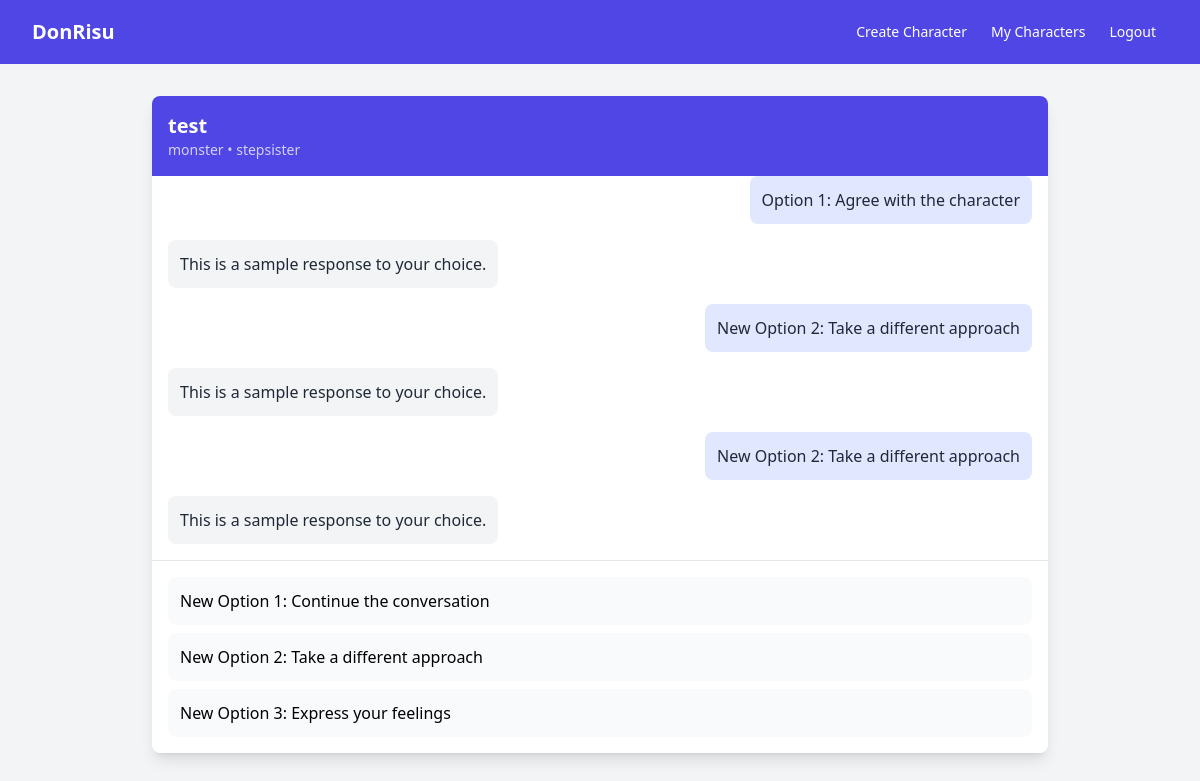
Page /chat/character/1/ (signed in) on the committed database.
### apps/chat/models.py (models this page shows, shortened)
class Character(models.Model):
    SPECIES_CHOICES = [
        ('human', 'Human'),
        ('elf', 'Elf'),
        ('vampire', 'Vampire'),
    ]
    BACKGROUND_CHOICES = [
        ('real_life', 'Real Life'),
        ('fantasy', 'Fantasy'),
        ('school', 'School'),
    ]
    RELATIONSHIP_CHOICES = [
        ('bully', 'Bully Girl'),
        ('best_friend', 'Best Friend'),
        ('stepmom', 'Stepmom'),
    ]
    DYNAMIC_CHOICES = [
        ('thunder', 'Thunder'),
        ('submissive', 'Submissive'),
        ('dominant', 'Dominant'),
        ('ntr', 'NTR'),
    ]
    APPEARANCE_CHOICES = [
        ('appearance1', 'Classic and elegant'),
        ('appearance2', 'Modern and stylish'),
        ('appearance3', 'Casual and friendly'),
        ('appearance4', 'Mysterious and alluring'),
    ]
    user = models.ForeignKey(User, on_delete=models.CASCADE, related_name='characters')
    name = models.CharField(max_length=100)
    species = models.CharField(max_length=20, choices=SPECIES_CHOICES)
    appearance = models.CharField(max_length=20, choices=APPEARANCE_CHOICES)
    background = models.CharField(max_length=20, choices=BACKGROUND_CHOICES)
    relationship = models.CharField(max_length=20, choices=RELATIONSHIP_CHOICES)
    dynamic = models.CharField(max_length=20, choices=DYNAMIC_CHOICES)
    created_at = models.DateTimeField(auto_now_add=True)

class ChatMessage(models.Model):
    character = models.ForeignKey(Character, on_delete=models.CASCADE, related_name='messages')
    user = models.ForeignKey(User, on_delete=models.CASCADE)
    content = models.TextField()
    is_user = models.BooleanField(default=True)
    timestamp = models.DateTimeField(auto_now_add=True)
    class Meta:
        ordering = ['timestamp']

class ResponseOption(models.Model):
    message = models.ForeignKey(ChatMessage, on_delete=models.CASCADE, related_name='response_options')
    content = models.TextField()
    order = models.IntegerField(default=0)
    class Meta:
        ordering = ['order']

### apps/chat/views.py (the view)
# urls.py: path('character/<int:character_id>/', views.chat_room, name='chat_room'),
@login_required
def chat_room(request, character_id):
    character = get_object_or_404(Character, id=character_id, user=request.user)
    messages = ChatMessage.objects.filter(character=character)
    response_options = []
    if messages.exists():
        last_message = messages.last()
        if not last_message.is_user:  # If last message was from character
            response_options = last_message.response_options.all()
    return render(request, 'chat/chat_room.html', {
        'character': character,
        'messages': messages,
        'response_options': response_options,
    })

### apps/chat/templates/chat/chat_room.html (shortened to what this page needs)
{% extends "base.html" %}
{% load static %}
{% block content %}
<div class="min-h-screen bg-gray-100">
    <div class="container mx-auto px-4 py-8">
        <div class="max-w-4xl mx-auto bg-white rounded-lg shadow-lg overflow-hidden">
            <div class="bg-indigo-600 p-4 text-white">
                <h2 class="text-xl font-semibold">{{ character.name }}</h2>
                <p class="text-sm opacity-75">{{ character.get_species_display }} • {{ character.get_relationship_display }}</p>
            </div>
            <div id="chat-messages" class="h-96 overflow-y-auto p-4 space-y-4">
                {% for message in messages %}
                    <div class="flex {% if message.is_user %}justify-end{% endif %}">
                        <div class="max-w-3/4 {% if message.is_user %}bg-indigo-100{% else %}bg-gray-100{% endif %} rounded-lg p-3">
                            <p class="text-gray-800">{{ message.content }}</p>
                        </div>
                    </div>
                {% endfor %}
            </div>
            <div class="border-t border-gray-200 p-4 space-y-2">
                {% if response_options %}
                    {% for option in response_options %}
                        <button
                            onclick="sendResponse('{{ option.id }}')"
                            class="w-full text-left p-3 rounded-lg bg-gray-50 hover:bg-indigo-50 transition-colors duration-150">
                            {{ option.content }}
                        </button>
                    {% endfor %}
                {% endif %}
            </div>
        </div>
    </div>
</div>
{% endblock %}

### apps/chat/templates/base.html (shortened to what this page needs)
<!DOCTYPE html>
<html lang="en">
<head>
    <script src="https://cdn.tailwindcss.com"></script>
</head>
<body class="bg-gray-50">
    <nav class="bg-indigo-600">
        <div class="max-w-7xl mx-auto px-4 sm:px-6 lg:px-8">
            <div class="flex items-center justify-between h-16">
                <div class="flex items-center">
                    <div class="flex-shrink-0">
                        <a href="{% url 'character_list' %}" class="text-white font-bold text-xl">DonRisu</a>
                    </div>
                </div>
                <div class="flex items-center">
                    {% if user.is_authenticated %}
                        <a href="{% url 'character_create_background' %}" class="text-white hover:bg-indigo-500 px-3 py-2 rounded-md text-sm font-medium">Create Character</a>
                        <a href="{% url 'character_list' %}" class="text-white hover:bg-indigo-500 px-3 py-2 rounded-md text-sm font-medium">My Characters</a>
                        <form method="post" action="{% url 'account_logout' %}" class="inline-block">
                            <button type="submit" class="text-white hover:bg-indigo-500 px-3 py-2 rounded-md text-sm font-medium">Logout</button>
                        </form>
                    {% else %}
                        <a href="{% url 'account_login' %}" class="text-white hover:bg-indigo-500 px-3 py-2 rounded-md text-sm font-medium">Login</a>
                        <a href="{% url 'account_signup' %}" class="text-white hover:bg-indigo-500 px-3 py-2 rounded-md text-sm font-medium">Sign Up</a>
                    {% endif %}
                </div>
            </div>
        </div>
    </nav>
    <main>
        {% block content %}
        {% endblock %}
    </main>
</body>
</html>

### rows in the picture
Character: name "test", species "monster", relationship "stepsister"
ChatMessage: content "Option 1: Agree with the character"
ChatMessage: content "This is a sample response to your choice."
ChatMessage: content "New Option 2: Take a different approach"
ChatMessage: content "This is a sample response to your choice."
ChatMessage: content "New Option 2: Take a different approach"
ChatMessage: content "This is a sample response to your choice."
ResponseOption: content "New Option 1: Continue the conversation"
ResponseOption: content "New Option 2: Take a different approach"
ResponseOption: content "New Option 3: Express your feelings"
